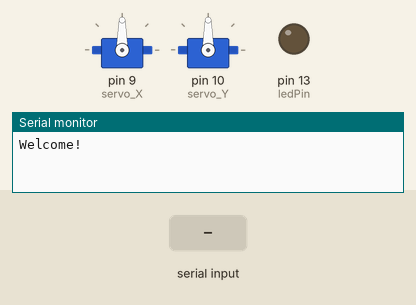
Simulated run of this sketch. Board: Arduino Uno, built with avr-gcc and run on an emulated ATmega328P. Shown: 2 × servo, output pins drawn as LEDs (lit = HIGH), the last lines printed to the serial monitor. The inputs (shaded band) are chosen by the test bench.

Above: at 1.2 s.
1.3 s: "H90\n" received over Serial
At 2.5 s:
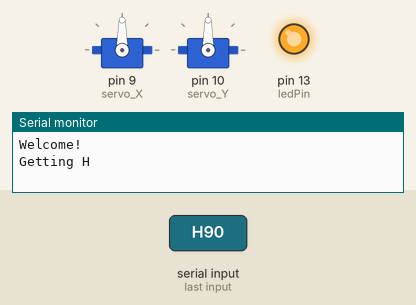
2.8 s: "X90\n" received over Serial
At 3.8 s:
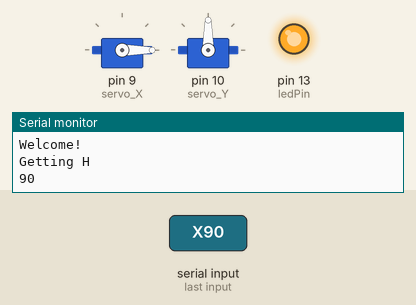
4.3 s: "L90\n" received over Serial
At 4.8 s:
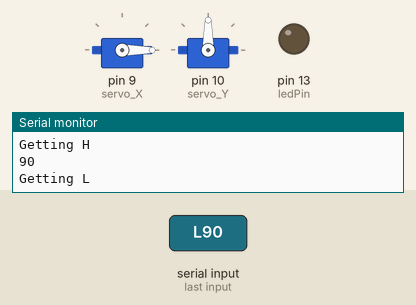
5.8 s: "Y,45\n" received over Serial
At 6.6 s:
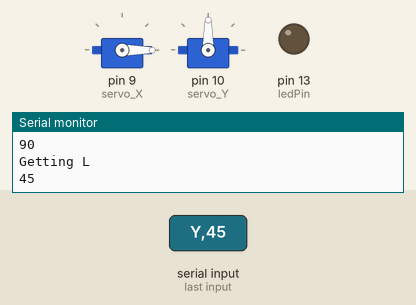
7.3 s: "H,45\n" received over Serial
At 8.3 s:
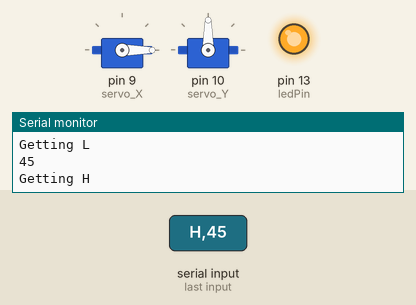
8.8 s: "Y90\n" received over Serial
At 9.3 s:
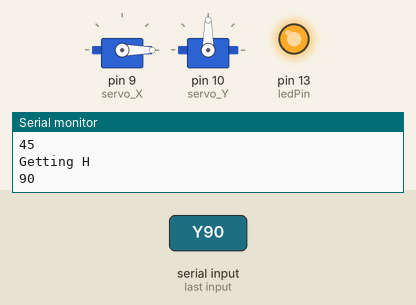
Timing chart, 0 to 11.3 s (numbered marks = the images above; inputs shaded):
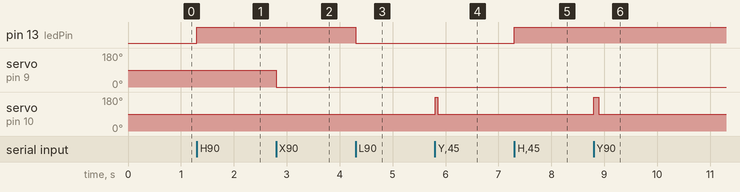

The sketch:

sketch.ino
```cpp
#include <Servo.h>

Servo servo_X;  // create servo object to control a servo
Servo servo_Y;

const int ledPin = 13;  // pin the LED is attached to
int incomingByte;       // variable stores serial data

int pos = 0;  // variable to store the servo position
int num = 0;

void setup() {
  servo_X.attach(9);  // attaches the servo on pin 9 to the servo object
  servo_Y.attach(10);
  servo_X.write(90);
  servo_Y.write(90);
  // initialize serial communication:
  Serial.begin(9600);
  Serial.println("Welcome!");
  // initialize the LED pin as an output:
  pinMode(ledPin, OUTPUT);
}

void loop() {
  if (Serial.available() > 0) {
    // read the oldest byte in the serial buffer (not a number):
    incomingByte = Serial.read();
    // if it's a capital H (ASCII 72), turn on the LED:
    if (incomingByte == 'H') {
      digitalWrite(ledPin, HIGH);
      Serial.println("Getting H");  //print out to serial monitor to check state
    }
    // if it's an L (ASCII 76) turn off the LED:
    if (incomingByte == 'L') {
      digitalWrite(ledPin, LOW);
      Serial.println("Getting L");  //print out to serial monitor to check state
    }

    if (incomingByte == 'X') {  // && pos < 180) { // goes from 0 degrees to 180 degrees
      // in steps of 1 degree
      num = Serial.parseInt();
      //Serial.println(num);
      pos += num;
      Serial.println(num);
      servo_X.writeMicroseconds(10);  // tell servo to go to position in variable 'pos'
      delay(40);           // waits for the servo to reach the position
      servo_X.write(0);
    }
    if (incomingByte == 'Y') {  //&& pos > 0) {
      num = Serial.parseInt();
      pos += num;
      Serial.println(num);
      servo_Y.write(180);
      delay(num);
      servo_Y.write(90);
    }
  }
}
```

Measured:
- after the input at 1.3 s, pin 13 (ledPin): LOW → HIGH at once
- after the input at 2.8 s, servo on pin 9 (servo_X): 90° → 0° at once
- after the input at 4.3 s, pin 13 (ledPin): HIGH → LOW at once
- after the input at 5.8 s, servo on pin 10 (servo_Y): 90° → 180° at once, → 90° 0.05 s later
- after the input at 7.3 s, pin 13 (ledPin): LOW → HIGH at once
- after the input at 8.8 s, servo on pin 10 (servo_Y): 90° → 180° at once, → 90° 0.09 s later
